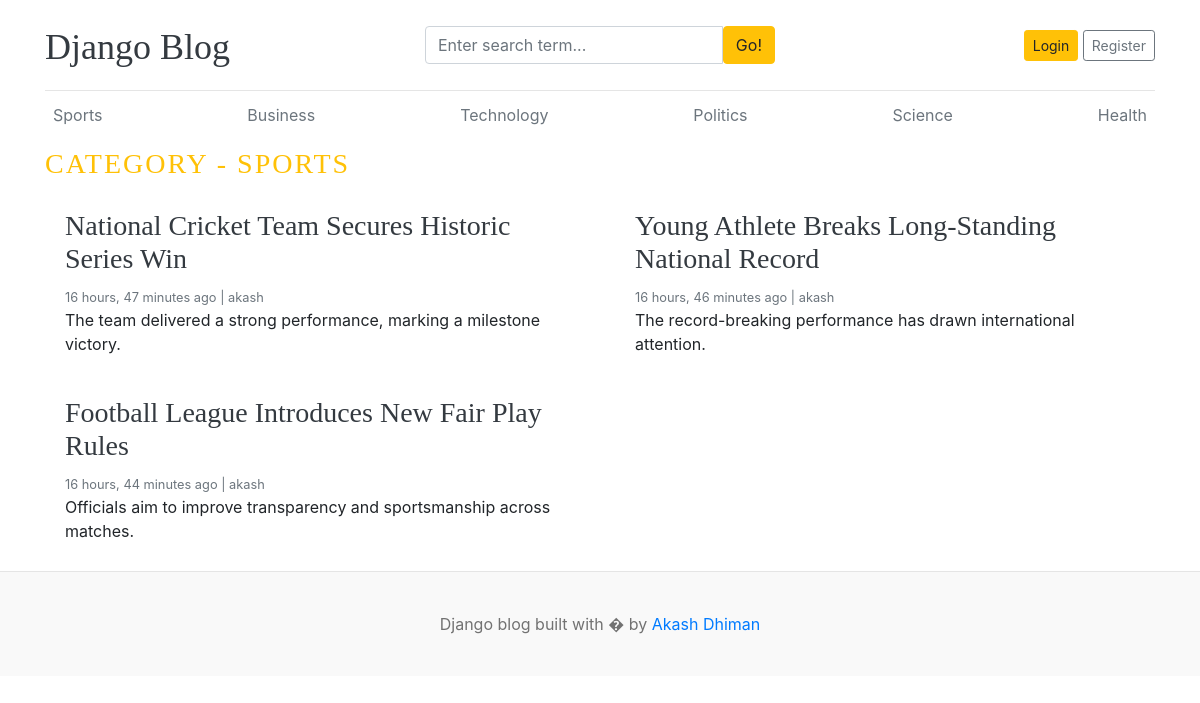
Page /category/1/ on the committed database.
### blogs/models.py (models this page shows, shortened)
class Category(models.Model):
    category_name = models.CharField(max_length=50, unique=True)
    created_at = models.DateTimeField(auto_now_add=True)
    updated_at = models.DateTimeField(auto_now=True)
    class Meta:
        verbose_name_plural = 'Categories'
    def __str__(self):
        return self.category_name

class Blog(models.Model):
    title = models.CharField(max_length=100)
    slug = models.SlugField(max_length=150, unique=True, blank=True)
    category = models.ForeignKey(Category, on_delete=models.CASCADE)
    author = models.ForeignKey(User, on_delete=models.CASCADE)
    featured_image = models.ImageField(upload_to='uploads/%Y/%m/%d')
    short_description = models.TextField(max_length=500)
    blog_body = models.TextField()
    status = models.CharField(choices=STATUS_CHOICES, default='Draft')
    is_featured = models.BooleanField(default=False)
    created_at = models.DateTimeField(auto_now_add=True)
    updated_at = models.DateTimeField(auto_now=True)

### blogs/views.py (the view)
# urls.py: path('<int:category_id>/', views.posts_by_category, name='posts_by_category'),
def posts_by_category(request, category_id):
    posts = Blog.objects.filter(status='Published', category=category_id)
    category = get_object_or_404(Category, pk=category_id)
    context = {
        'posts': posts,
        'category': category,
    }
    return render(request, 'posts_by_category.html', context)

### blogs/context_processors.py (called while the page is built)
def get_categories(request):
    categories = Category.objects.all()
    return dict(categories=categories)

def get_social_links(request):
    social_links = SocialLink.objects.all()
    return dict(social_links=social_links)

### templates/posts_by_category.html (shortened to what this page needs)
{% extends "base.html" %}
    {% block content %}
        <h3 class="text-uppercase text-warning" style="letter-spacing: 2px;">Category - {{ category }}</h3>
        <div class="row mb-2">
            {% if posts %}
            {% for post in posts %}
            <div class="col-md-6">
                <div class="card border-0" >
                    <div class="card-body">
                        <h3>
                            <a href="{% url 'blogs' post.slug %}" class="text-dark">
                                {{ post.title }}
                            </a>
                        </h3>
                        <small class="mb-1 text-muted">{{ post.created_at | timesince }} ago | {{ post.author }}</small>
                        <p class="card-text">{{ post.short_description | truncatewords:20 }}</p>
                    </div>
                </div>
            </div>
        {% endfor %}
        {% else %}
        <p>No posts available in this category.</p>
        {% endif %}
    </div>
</div>
{% endblock %}

### templates/base.html (shortened to what this page needs)
{% load static %}
<!DOCTYPE html>
<html lang="en">
<head>
    <link href="https://getbootstrap.com/docs/4.0/dist/css/bootstrap.min.css" rel="stylesheet">
    <link href="{% static 'css/blog.css' %}" rel="stylesheet">
    <link rel="stylesheet" href="https://cdnjs.cloudflare.com/ajax/libs/font-awesome/4.7.0/css/font-awesome.min.css">
  </head>
<body>
    <div class="container">
      <header class="blog-header py-3">
        <div class="row flex-nowrap justify-content-between align-items-center">
          <div class="col-4 pt-1">
            <a class="blog-header-logo text-dark" href="/">Django Blog</a>
          </div>
          <div class="col-4">
            <form action="{% url 'search' %}" method="GET">
                <div class="input-group">
                    <input class="form-control" type="text" name="keyword" value="{{ keyword }}" placeholder="Enter search term..." aria-label="Enter search term..." aria-describedby="button-search"/>
                    <button type="submit" class="btn btn-warning" id="button-search" type="button">Go!
                    </button>
                </div>
            </form>
          </div>
          <div class="col-4 d-flex justify-content-end align-items-center">
            {%if not user.is_authenticated %}
            <a class="btn btn-sm btn-warning" href="{% url 'login' %}">Login</a> &nbsp;
            <a class="btn btn-sm btn-outline-secondary" href="{% url 'register' %}">Register</a>
            {% endif %}
          </div>
        </div>
      </header>
      <div class="nav-scroller py-1 mb-2">
        <nav class="nav d-flex justify-content-between">
            {% for cat in categories %}
            <a class="p-2 text-muted" href="{% url 'posts_by_category' cat.id %}">{{ cat.category_name }}</a>
            {% endfor %}
        </nav>
      </div>
{% block content %}
{% endblock %}
<footer class="blog-footer">
  <p>Django blog built with � by <a href="#">Akash Dhiman</a></p>
</footer>
</body>
</html>

### blog_main/static/css/blog.css (style rules this page uses)
.blog-header { border-bottom: 1px solid #e5e5e5; }
.blog-header-logo { font-family: "Playfair Display", Georgia, "Times New Roman", serif; font-size: 2.25rem; }
h1, h2, h3, h4, h5, h6 { font-family: "Playfair Display", Georgia, "Times New Roman", serif; }
.blog-footer { padding: 2.5rem 0; color: #727272; text-align: center; background-color: #f9f9f9; border-top: .05rem solid #e5e5e5; }
.blog-footer p:last-child { margin-bottom: 0; }

### rows in the picture
Category: category_name "Sports", category_name "SPORTS"
Category: category_name "Business"
Category: category_name "Technology"
Category: category_name "Politics"
Category: category_name "Science"
Category: category_name "Health"
Blog: title "National Cricket Team Secures Historic Series Win", created_at "16 hours, 47 minutes", author "akash", short_description "The team delivered a strong performance, marking a milestone victory."
Blog: title "Young Athlete Breaks Long-Standing National Record", created_at "16 hours, 46 minutes", author "akash", short_description "The record-breaking performance has drawn international attention."
Blog: title "Football League Introduces New Fair Play Rules", created_at "16 hours, 44 minutes", author "akash", short_description "Officials aim to improve transparency and sportsmanship across matches."
